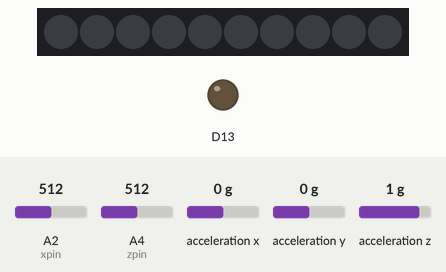
Recording of a sketch running on a simulated Adafruit Circuit Playground Express. Shown: 10 RGB LEDs in strip order, left to right, output pins drawn as LEDs (lit = HIGH). Inputs (shaded band) come from the test bench; at power-on: A2 (xpin) = 512, A4 (zpin) = 512, acceleration x 0 g, acceleration y 0 g, acceleration z 1 g. Pins used as bus, display or sensor lines are not drawn; what the sketch prints to the serial monitor is not drawn.

Above: at 0.4 s.
Timing chart, 0 to 1.9 s (numbered marks = the images above):
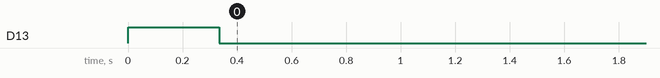

The sketch:

pedometer_circuit_playground_v1.ino
```cpp
#include <Adafruit_CircuitPlayground.h>
#include <Wire.h>
#include <SPI.h>


const int xpin=A2;
int ypin=A3;
int zpin=A4;

int powerpin=A0;
int gnd=A1;

float threshhold=80.0;

float xval[100]={
  0};
float yval[100]={
  0};
float zval[100]={
  0};
float xavg;
float yavg;
float zavg;

int steps,flag=0;

void setup()
{
  Serial.begin(9600);

  CircuitPlayground.begin();

  pinMode(powerpin,OUTPUT);
  pinMode(gnd,OUTPUT);
  digitalWrite(powerpin,HIGH);
  digitalWrite(gnd,LOW);
  pinMode(13,OUTPUT);
  calibrate();


}


void loop()
{

  int acc=0;
  float totvect[100]=
  {
    0  };
  float totave[100]={
    0  };
  //float sum1,sum2,sum3=0;
  float xaccl[100]={
    0  };
  float yaccl[100]={
    0  };
  float zaccl[100]={
    0  };
  // float x,y,z;


  for (int i=0;i<100;i++)
  {
    xaccl[i]=float(CircuitPlayground.motionX());
    delay(1);


    //delay(100);
    //x=sum1/100.0;

    //Serial.println(xavg);


    yaccl[i]=float(CircuitPlayground.motionY());
    delay(1);

    //sum2=yaccl[i]+sum2;

    //y=sum2/100.0;

    //Serial.println(yavg);
    //delay(100);

    zaccl[i]=float(CircuitPlayground.motionZ());
    delay(1);

    //sum3=zaccl[i]+sum3;
    //z=sum3/100;


    totvect[i] = sqrt(((xaccl[i]-xavg)* (xaccl[i]-xavg))+ ((yaccl[i] - yavg)*(yaccl[i] - yavg)) + ((zval[i] - zavg)*(zval[i] - zavg)));
    totave[i] = (totvect[i] + totvect[i-1]) / 2 ;
    //acc=acc+totave[i];
    Serial.println(totave[i]);
    delay(200);

    //cal steps
    if (totave[i]>threshhold && flag==0)
    {
      steps=steps+1;
      flag=1;

    }
    else if (totave[i] > threshhold && flag==1)
    {
      //do nothing
    }
    if (totave[i] <threshhold  && flag==1)
    {
      flag=0;
    }
    Serial.println('\n');
    Serial.print("steps=");
    Serial.println(steps);
  }


  //float tim=acc/100;
  //Serial.println(tim);
  delay(1000);
  // stepcal(totave);


}


/*void stepcal(float arr[100])
 {


 // int threshhold=80;
 float jack=0;
 //delay(100)
 //Serial.println(xavg);
 for (int i=0;i<100;i++)
 {
 jack=jack+arr[i];


 }
 float m=jack/100;

 //Serial.println(yavg);
 //delay(100);


 //detect pushups or count  for number of dumbles

 //crossing the threshold and

 //cross 20 in down and 80 in up

/*add one to counter and set a flag high to indicate it is above a threshhold value

 if a flag is high and threshhold is crossed :do nothing }
 if signal falls below threshhold set flag to -1 indicating it is blow threshhold


 if (m>threshhold && flag==0)
 {
 steps=steps+1;
 flag=1;
 Serial.println('\n');
 Serial.print("steps=");
 Serial.println(steps);
 }

 else if (m > threshhold && flag==1)
 {
 //do nothing
 }
 if (m <threshhold  && flag==1)
 {flag=0;}
 Serial.println('\n');
 Serial.print("steps=");
 Serial.println(steps);
 }  */


//calculate total accerelation vector


void calibrate()

{

  digitalWrite(13,HIGH);

  float sum=0;
  float sum1=0;
  float sum2=0;
  for (int i=0;i<100;i++)
  {
    xval[i]=float(analogRead(xpin));

    sum=xval[i]+sum;
  }
  delay(100);
  xavg=sum/100.0;

  Serial.println(xavg);

  for (int j=0;j<100;j++)
  {
    xval[j]=float(analogRead(xpin));

    sum1=xval[j]+sum1;
  }
  yavg=sum1/100.0;

  Serial.println(yavg);
  delay(100);
  for (int i=0;i<100;i++)
  {
    zval[i]=float(analogRead(zpin));

    sum2=zval[i]+sum2;
  }
  zavg=sum2/100.0;
  delay(100);
  Serial.println(zavg);

  digitalWrite(13,LOW);

}


//counting the pushups
```
